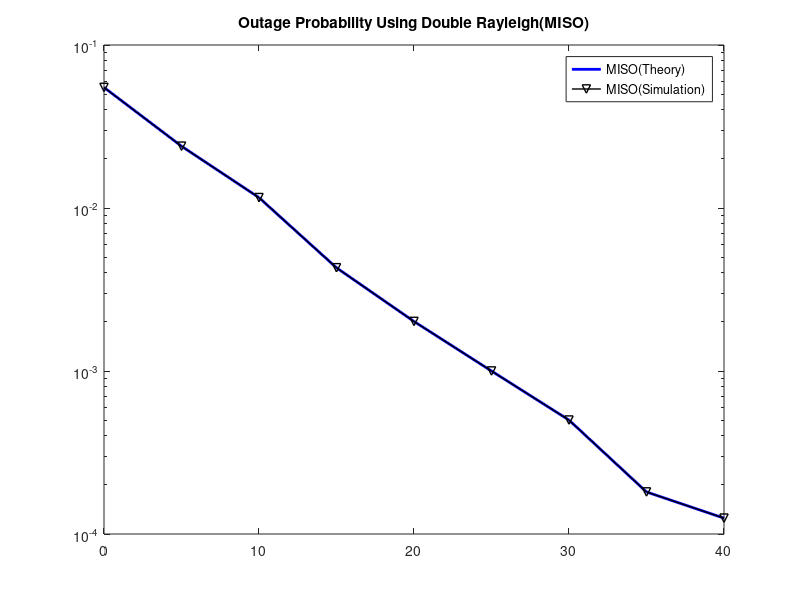

Write the MATLAB code that produced this figure. (Note: this script raises an error after producing the figure.)
close all
clear all

N=100000;                                               %Total number of bits or symbols
snr = 0:5:40;                                          %Multiple Es/N0 values that are in dB
f=sqrt(0.5);
Mr=1;
Mt=100000; 
sigma = 1;

for k=1:5:40
x=10^(k./10);
p=sqrt(1/x);
x1=randi([0,1]);
x=2*x1-1;


h1=f*(randn(1,N) + j*randn(1,N));
h2=f*(randn(1,N) + j*randn(1,N));
%h = 4*(h1*g1 + h2*g2);
g1= abs(sigma*randn(1,N)+1i*sigma*randn(1,N));
g2= abs(sigma*randn(1,N)+1i*sigma*randn(1,N));
h = 4.*((g1.*h1).*(h2.*g2));
n1=f*(randn(1,N) + j*randn(1,N));
n2=f*(randn(1,N) + j*randn(1,N));
n=n1.*n2;
y1=h.*x + p.*n;


for ii = 1:length(snr)
    %From the Transmitter side
    x_eq = rand(1,N) > 0.5;                               %Generation of 0,1 values with equal probability
    x1 = 2*x_eq-1;                                         %BPSK modulation
   
    %Creating the Alamouti STBC
    input_arg = zeros(2,N);
    input_arg(:,1:2:end) = (1/sqrt(2))*reshape(x1,2,N/2);    
    input_arg(:,2:2:end) = (1/sqrt(2))*(kron(ones(1,N/2),[-1;1]).*flipud(reshape(conj(x1),2,N/2)));
    channelCoeff = 1/sqrt(2)*[randn(1,N) + j*randn(1,N)];                         %Channel coefficient of Rayleigh channel
    channelCoefficientMod = kron(reshape(channelCoeff,2,N/2),ones(1,2));              
    noise = 1/sqrt(2)*[randn(1,N) + j*randn(1,N)];                                      %White gaussian noise
   
    receiver = sum(channelCoefficientMod.*input_arg,1) + 10^(-snr(ii)/20)*noise;
    %From the Receiver side
    receiverMod = kron(reshape(receiver,2,N/2),ones(1,2));                              
    receiverMod(2,:) = conj(receiverMod(2,:));                                          
 
    %Forming the Equalization matrix
    equalizationMatrix_eq = zeros(2,N);
    equalizationMatrix_eq(:,[1:2:end]) = reshape(channelCoeff,2,N/2);                
    equalizationMatrix_eq(:,[2:2:end]) = kron(ones(1,N/2),[1;-1]).*flipud(reshape(channelCoeff,2,N/2));
    equalizationMatrix_eq(1,:) = conj(equalizationMatrix_eq(1,:));                            
    eqMatrixPower = sum(equalizationMatrix_eq.*conj(equalizationMatrix_eq),1);
    receiverHat_1 = sum(equalizationMatrix_eq.*receiverMod,1)./eqMatrixPower;                
    receiverHat_1(2:2:end) = conj(receiverHat_1(2:2:end));
   
    %Taking real part from the Receiver Side
    xHat = real(receiverHat_1)>0;
   
    %Total counting of the errors
    totalErrors(ii) = size(find([x_eq- xHat]),2);
  
  %For Variable Gain%
  absolute_value = abs(h);
    snr_th = 1.58489;
    if(absolute_value > snr_th)
       absolute_value;
    else
    end
    
    %For Fixed Gain%
    c1= 0.5*log2(1+x);

   if (c1 < 3)
       out = c1;
   end    
end
end

simulationAlamouti = totalErrors/N;                                                     %Simulation of BER
EbN0Linear = 10.^(snr/10);

y2=[0.054921000000000  0.0239440000000000 0.011580990000000  0.004298000000000000  0.0020141000000000000 0.0010000000000000  0.00050000000000 0.0001811 0.00012511 ]
op_2 = [0.054921000000000  0.0239440000000000 0.011580990000000  0.004298000000000000  0.0020141000000000000 0.0010000000000000  0.00050000000000 0.0001811 0.00012511 ]
semilogy(snr, y2, '-b','Linewidth',2);  
hold on
semilogy(snr, op_2, '-kv','Linewidth',1);    
hold off

title('Outage Probability Using Double Rayleigh(MISO)')
LEG = legend('MISO(Theory)','MISO(Simulation)');
LEG.FontSize = 5;
xlabel('Average SNR(dB)');
ylabel('Outage Probability');
grid on
hold off
ylim([0.0000001 1]);
xlim([0 40])